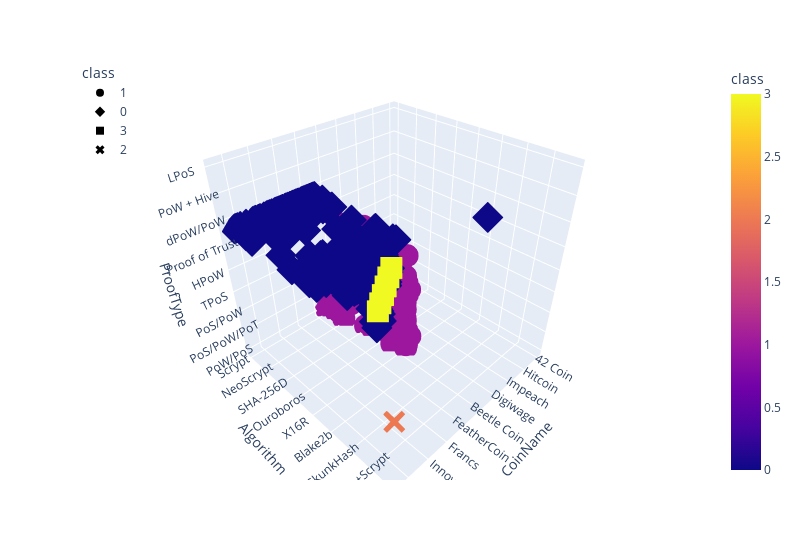

The notebook cell this image was saved under:
### Markdown cell above
### Deliverable 4: Visualizing Cryptocurrencies Results

#### 3D-Scatter with Clusters

### Code cell
# Creating a 3D-Scatter with the PCA data and the clusters
fig = px.scatter_3d(
    clustered_df,
    x="CoinName",
    y="Algorithm",
    z="ProofType",
    color="class",
    symbol="class",
    width=800,
    hover_name="CoinName",
    #hover_data="Algorithm"
    
)
fig.update_layout(legend=dict(x=0, y=1))
fig.show()

### Figure 1 — Plotly figure (JSON) as saved in the notebook; plotly's stock layout.template omitted (floating-point values rounded to 4 significant figures; data arrays with more than 128 entries replaced by an {"elided": "..."} marker saying what was removed)
{"data": [{"hovertemplate": "<b>%{hovertext}</b><br><br>class=%{marker.color}<br>CoinName=%{x}<br>Algorithm=%{y}<br>ProofType=%{z}<extra></extra>", "hovertext": {"elided": "287 str values"}, "legendgroup": "1", "marker": {"color": {"elided": "287 int values"}, "coloraxis": "coloraxis", "symbol": "circle"}, "mode": "markers", "name": "1", "scene": "scene", "showlegend": true, "type": "scatter3d", "x": {"elided": "287 str values"}, "y": {"elided": "287 str values"}, "z": {"elided": "287 str values"}}, {"hovertemplate": "<b>%{hovertext}</b><br><br>class=%{marker.color}<br>CoinName=%{x}<br>Algorithm=%{y}<br>ProofType=%{z}<extra></extra>", "hovertext": {"elided": "238 str values"}, "legendgroup": "0", "marker": {"color": {"elided": "238 int values"}, "coloraxis": "coloraxis", "symbol": "diamond"}, "mode": "markers", "name": "0", "scene": "scene", "showlegend": true, "type": "scatter3d", "x": {"elided": "238 str values"}, "y": {"elided": "238 str values"}, "z": {"elided": "238 str values"}}, {"hovertemplate": "<b>%{hovertext}</b><br><br>class=%{marker.color}<br>CoinName=%{x}<br>Algorithm=%{y}<br>ProofType=%{z}<extra></extra>", "hovertext": ["Vechain", "BiblePay", "LitecoinCash", "Poa Network", "Acute Angle Cloud", "Waves"], "legendgroup": "3", "marker": {"color": [3, 3, 3, 3, 3, 3], "coloraxis": "coloraxis", "symbol": "square"}, "mode": "markers", "name": "3", "scene": "scene", "showlegend": true, "type": "scatter3d", "x": ["Vechain", "BiblePay", "LitecoinCash", "Poa Network", "Acute Angle Cloud", "Waves"], "y": ["VeChainThor Authority", "Proof-of-BibleHash", "SHA-256 + Hive", "Proof-of-Authority", "ECC 256K1", "Leased POS"], "z": ["Proof of Authority", "POBh", "PoW + Hive", "PoA", "DPOS", "LPoS"]}, {"hovertemplate": "<b>%{hovertext}</b><br><br>class=%{marker.color}<br>CoinName=%{x}<br>Algorithm=%{y}<br>ProofType=%{z}<extra></extra>", "hovertext": ["BitTorrent"], "legendgroup": "2", "marker": {"color": [2], "coloraxis": "coloraxis", "symbol": "x"}, "mode": "markers", "name": "2", "scene": "scene", "showlegend": true, "type": "scatter3d", "x": ["BitTorrent"], "y": ["TRC10"], "z": ["DPoS"]}], "layout": {"coloraxis": {"colorbar": {"title": {"text": "class"}}, "colorscale": [[0, "#0d0887"], [0.1111, "#46039f"], [0.2222, "#7201a8"], [0.3333, "#9c179e"], [0.4444, "#bd3786"], [0.5556, "#d8576b"], [0.6667, "#ed7953"], [0.7778, "#fb9f3a"], [0.8889, "#fdca26"], [1, "#f0f921"]]}, "legend": {"title": {"text": "class"}, "tracegroupgap": 0, "x": 0, "y": 1}, "margin": {"t": 60}, "scene": {"domain": {"x": [0, 1], "y": [0, 1]}, "xaxis": {"title": {"text": "CoinName"}}, "yaxis": {"title": {"text": "Algorithm"}}, "zaxis": {"title": {"text": "ProofType"}}}, "width": 800}}
